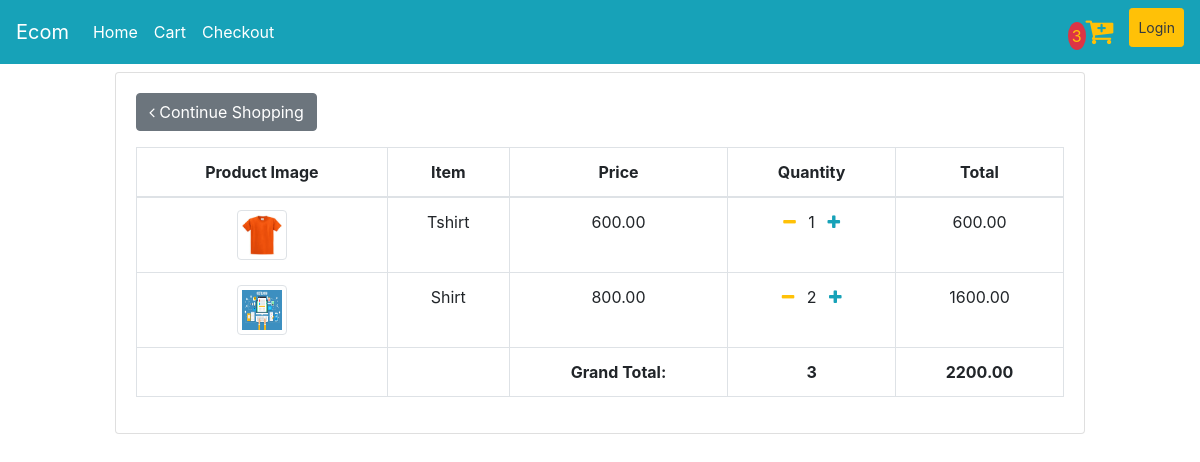
The page /cart/ (signed in) on the database as committed earlier.
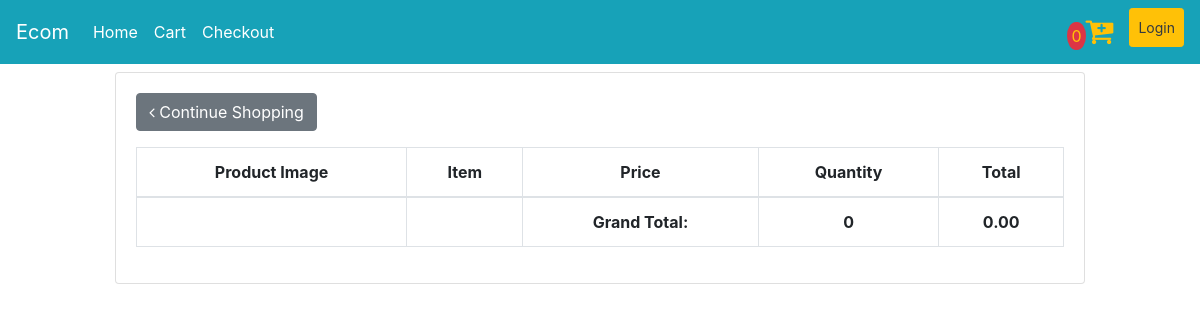
The same page on the database as committed later.
### store/models.py (models this page shows, shortened)
class OrderItem(models.Model):
    product = models.ForeignKey(Product, on_delete=models.SET_NULL, null=True, blank=True)
    order = models.ForeignKey(Order, on_delete=models.SET_NULL, null=True, blank=True)
    quantity = models.IntegerField(default=0)
    added_date = models.DateTimeField(auto_now_add=True)
    @property
    def get_total(self):
        total = self.product.price * self.quantity
        return total

class Product(models.Model):
    name = models.CharField(max_length=200, null=True, blank=True)
    image = models.ImageField(upload_to='products', blank=True, null=True)
    price = models.DecimalField(max_digits=7, decimal_places=2)
    digital = models.BooleanField(default=False, null=True, blank=True)
    @property
    def imageURL(self):
        try:
            url = self.image.url
        except:
            url = ''
        return url

class Order(models.Model):
    customer = models.ForeignKey(Customer, on_delete=models.SET_NULL, null=True, blank=True)
    order_date = models.DateTimeField(auto_now_add=True)
    complete = models.BooleanField(default=False)
    transaction_id = models.CharField(max_length=200, null=True, blank=True)
    @property
    def get_cart_total(self):
        orderitems = self.orderitem_set.all()
        total = sum([item.get_total for item in orderitems])
        return total
    @property
    def get_cart_items(self):
        orderitems = self.orderitem_set.all()
        total = sum([item.quantity for item in orderitems])
        return total

### store/views.py (the view)
# urls.py: path('cart/', cart, name='cart'),
def cart(request):
    data = cartData(request)
    cartItems = data['cartItems']
    order = data['order']
    items = data['items']
    context = {
        'items': items,
        'order': order,
        'cartItems': cartItems
    }
    return render(request, 'store/cart.html', context)

### store/utils.py (called while the page is built)
def cartData(request):
	if request.user.is_authenticated:
		customer = request.user.customer
		order, created = Order.objects.get_or_create(customer=customer, complete=False)
		items = order.orderitem_set.all()
		cartItems = order.get_cart_items
	else:
		cookieData = cookieCart(request)
		cartItems = cookieData['cartItems']
		order = cookieData['order']
		items = cookieData['items']
	return {'cartItems': cartItems, 'order': order, 'items': items}

### store/templates/store/cart.html
{% extends './main.html' %}
{% block body %}
        <div class="container-fluid">
            <div class="row justify-content-center">
                <div class="col-lg-10">
                    <div class="card">
                        <div class="card-body">
                            <div class="mb-3">
                                <a href="{% url 'store' %}" class="btn btn-secondary"> <i class="fa fa-angle-left"></i> Continue Shopping</a>
                            </div>
                            <div class="">
                                <table class="table table-hover table-bordered text-center">
                                    <thead>
                                        <tr>
                                            <th>Product Image</th>
                                            <th>Item</th>
                                            <th>Price</th>
                                            <th>Quantity</th>
                                            <th>Total</th>
                                        </tr>
                                    </thead>
                                    <tbody>
                                        {% for item in items %}
                                        <tr>
                                            <td><img class="img-thumbnail" src="{{ item.product.imageURL }}" style="width: 50px; height: 50px;" alt=""></td>
                                            <td>{{ item.product.name }}</td>
                                            <td>{{ item.product.price|floatformat:2 }}</td>
                                            <td>
                                                <a data-product={{ item.product.id }} data-action="remove" class="text-warning mr-2 update-cart"><i class="fa fa-minus"></i></a>
                                                {{ item.quantity }}
                                                <a data-product={{ item.product.id }} data-action="add" class="text-info ml-2 update-cart"><i class="fa fa-plus"></i></a>
                                            </td>
                                            <td>{{ item.get_total|floatformat:2 }}</td>
                                        </tr>
                                        {% endfor %}
                                        <tr>
                                            <td></td>
                                            <td></td>
                                            <th>Grand Total:</td>
                                            <th>{{ order.get_cart_items }}</td>
                                            <th>{{ order.get_cart_total|floatformat:2 }}</td>
                                        </tr>
                                    </tbody>
                                </table>
                            </div>
                        </div>
                    </div>
                </div>
            </div>
        </div>
{% endblock body %}

Rows that differ between the two databases and show on the page:
removed OrderItem: product.imageURL (picture), product.name "Tshirt", product.price "600.00", quantity "1", get_total "600.00"
removed OrderItem: product.imageURL (picture), product.name "Shirt", product.price "800.00", quantity "2", get_total "1600.00"
no longer on this page (row edited): Order: get_cart_items "3", get_cart_total "2200.00"
added Order: get_cart_items "0", get_cart_total "0.00"
Other text that changed with them:
{{ cartItems }}: "3" → "0"
